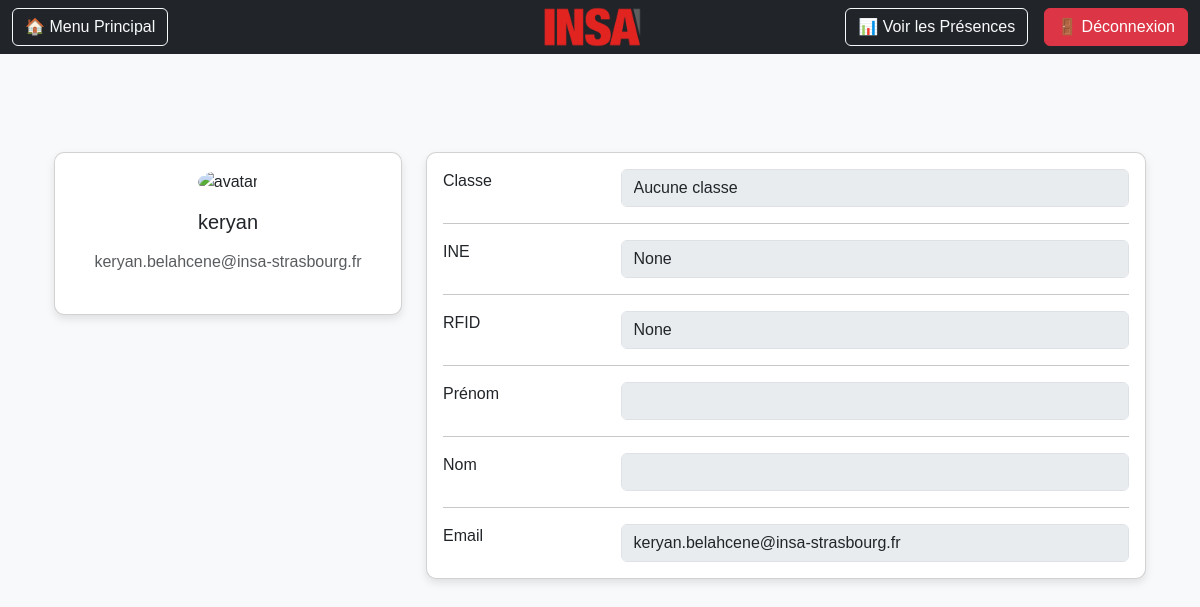
The page /accounts/profile/1/ (signed in) on the database its author committed.
### users/models.py (models this page shows, shortened)
class CustomUser(AbstractUser):
    ROLES = [
        ('admin', 'Admin'),
        ('prof', 'Prof'),
        ('secretaire', 'Secrétaire'),
        ('eleve', 'Élève'),
    ]
    role = models.CharField(max_length=20, choices=ROLES)
    ine = models.CharField(max_length=15, blank=True, null=True)
    classe = models.ForeignKey(Classe, on_delete=models.SET_NULL, null=True, blank=True, help_text="Applicable uniquement si le rôle est Élève")
    rfid = models.CharField(max_length=15, blank=True, null=True)

### users/views.py (the view)
# urls.py: path('accounts/profile/<int:user_id>/', profile, name='profile'),
@login_required
def profile(request, user_id):
    profil_utilisateur = get_object_or_404(CustomUser, id=user_id)
    classes = Classe.objects.all()
    if profil_utilisateur != request.user:
        if (request.user.role not in ['admin', 'prof', 'secretaire']) and not request.user.is_superuser:
            return HttpResponseForbidden("Vous n'avez pas l'autorisation de voir ce profil.")
    return render(request, 'profile.html', {'profil_utilisateur': profil_utilisateur, "classes": classes})

### users/templates/profile.html (shortened to what this page needs)
{% extends "base.html" %}
{% load static %}
{% block content %}
<head>
    <link rel="stylesheet" href="https://cdn.jsdelivr.net/npm/bootstrap@5.3.0/dist/css/bootstrap.min.css">
    <link rel="stylesheet" href="{% static 'css/profile.css' %}">
</head>
<body>
    <section class="profile-section">
        <div class="container py-5">
            <div class="row">
                <div class="col-lg-4">
                    <div class="card mb-4 text-center">
                        <div class="card-body">
                            <img src="https://mdbcdn.b-cdn.net/img/Photos/new-templates/bootstrap-chat/ava3.webp"
                                 alt="avatar" class="rounded-circle img-fluid" style="width: 150px;">
                            <h5 class="my-3">{{ profil_utilisateur.username }}</h5>
                            <p class="text-muted">{{ profil_utilisateur.email }}</p>
                        </div>
                    </div>
                </div>
                <div class="col-lg-8">
                    <form id="editProfileForm" method="post" action="{% url 'edit_user' profil_utilisateur.id %}">
                        <div class="card mb-4">
                            <div class="card-body">
                                <div class="row">
                                    <div class="col-sm-3"><p class="mb-0">Classe</p></div>
                                    <div class="col-sm-9">
                                        <select name="classe" class="form-control" disabled>
                                            <option value="">Aucune classe</option>
                                        </select>
                                    </div>
                                </div>
                                <hr>
                                <div class="row">
                                    <div class="col-sm-3"><p class="mb-0">INE</p></div>
                                    <div class="col-sm-9"><input type="text" name="ine" class="form-control" value="{{ profil_utilisateur.ine }}" disabled></div>
                                </div>
                                <hr>
                                <div class="row">
                                    <div class="col-sm-3"><p class="mb-0">RFID</p></div>
                                    <div class="col-sm-9"><input type="text" name="rfid" class="form-control" value="{{ profil_utilisateur.rfid }}" disabled></div>
                                </div>
                                <hr>
                                <div class="row">
                                    <div class="col-sm-3"><p class="mb-0">Prénom</p></div>
                                    <div class="col-sm-9"><input type="text" name="first_name" class="form-control" value="{{ profil_utilisateur.first_name }}" disabled></div>
                                </div>
                                <hr>
                                <div class="row">
                                    <div class="col-sm-3"><p class="mb-0">Nom</p></div>
                                    <div class="col-sm-9"><input type="text" name="last_name" class="form-control" value="{{ profil_utilisateur.last_name }}" disabled></div>
                                </div>
                                <hr>
                                <div class="row">
                                    <div class="col-sm-3"><p class="mb-0">Email</p></div>
                                    <div class="col-sm-9"><input type="email" name="email" class="form-control" value="{{ profil_utilisateur.email }}" disabled></div>
                                </div>
                            </div>
                        </div>
                    </form>
                </div>
            </div>
        </div>
    </section>
</body>
{% endblock %}

### static/css/profile.css (style rules this page uses)
body { font-family: 'Poppins', sans-serif; background-color: #f8f9fa; }
.container { margin-top: 50px; }
.card { border-radius: 10px; box-shadow: 0 4px 8px rgba(0, 0, 0, 0.1); }
.card-body img { border-radius: 50%; width: 120px; height: 120px; object-fit: cover; }
.card { animation: fadeIn 0.5s ease-in-out; }

### rows shown on the page
CustomUser: username "keryan", email "keryan.belahcene@insa-strasbourg.fr", ine "None", rfid "None"
